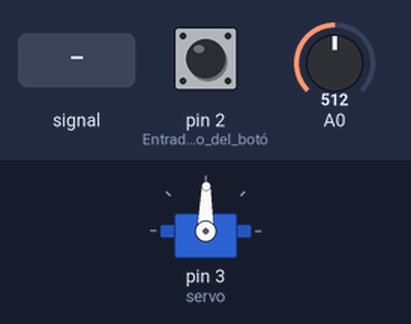
This sketch was run on a simulated Arduino Uno, built with avr-gcc and run on an emulated ATmega328P. Shown: servo. The inputs (shaded band) are chosen by the test bench; at power-on: A0 = 512, pin 2 (Entrada_del_dato_del_botó) LOW.

Above: at 1.2 s.
1.3 s: A0 fed a 200 Hz sine of ±81 counts around its level
4.3 s: A0 set to 716
At 4.7 s:
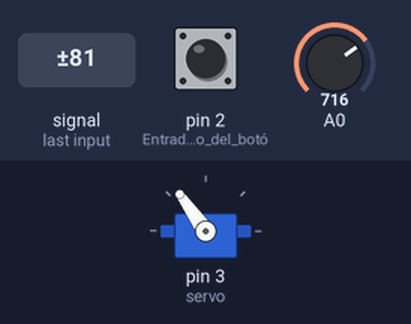
5.8 s: A0 set to 900
At 7.0 s:
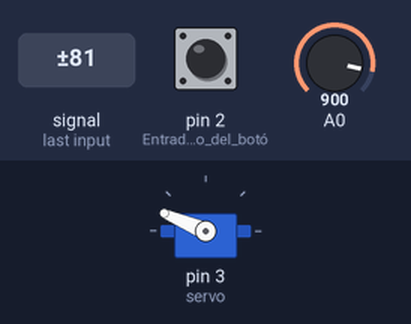
7.3 s: A0 fed a 200 Hz sine of ±81 counts around its level
At 7.45 s:
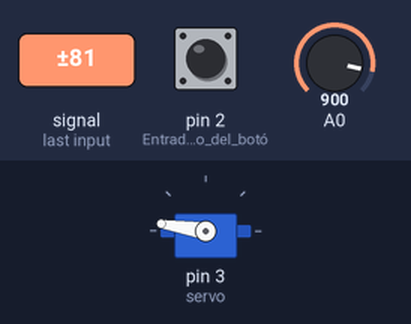
10.3 s: A0 set to 306
At 11.5 s:
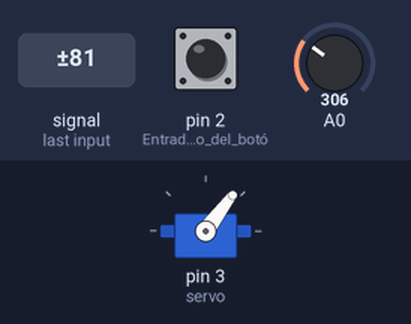
11.8 s: A0 fed a 1000 Hz sine of ±255 counts around its level
Timing chart, 0 to 15.8 s (numbered marks = the images above; inputs shaded):
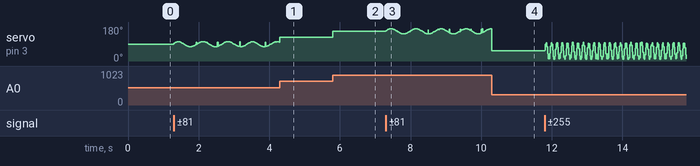

Measured:
- after the input at 5.8 s, servo on pin 3 (servo): 125° → 157° at once

The sketch:

desBloqueoDeServo.ino
```cpp
#include <Servo.h>
Servo servo;

bool habilitado = true;           // El estado actual de salida para el led
int estadoDelBoton;               // La lectura actual del pin de entrada
int ultimoEstadoDelBoton = LOW;   // La lectura anterior del pin de entrada
int datoJoystick;                 // Variable sobre la que se guarda lo que venga del joystick
int lectura;                      // Esta varable almacena la lectura del botón

unsigned long ultimoMomentoDeRebote = 0;
unsigned long delayRebote = 50;

void botonApretado(){             // Esta función es la que se encarga de los eventos del botón
  lectura = digitalRead(2);

  if (lectura != ultimoEstadoDelBoton) {
    ultimoMomentoDeRebote = millis();
  }

  if ((millis() - ultimoMomentoDeRebote) > delayRebote) {
    if (lectura != estadoDelBoton) {
      estadoDelBoton = lectura;

      if (estadoDelBoton == HIGH) {
        habilitado = !habilitado;     // Si estoy en esta linea, es porque el botón está apretado y no es ruido
      }
    }
  }

  ultimoEstadoDelBoton = lectura;
}

void moverServo(){      // Esta sencilla función lee el joystick, mapea su valor, y lo escribe en el servo
    datoJoystick = map(analogRead(A0), 0, 1023, 0, 179);
    servo.write(datoJoystick);
}

void setup() {
  servo.attach(3);      // Servo conectado al pin 3
  pinMode(2, INPUT);    // Entrada del dato del botón por el pin 2
  lectura = digitalRead(2);    // Doy un valor inicial a lectura
}

void loop() {
  botonApretado();      // Una vez ejecutada esta función, la variable puede o no haber cambiado
  if(habilitado){       // Si ahora tengo habilitado el uso del servo, ejecuto su función
    moverServo();
  }
}
```
